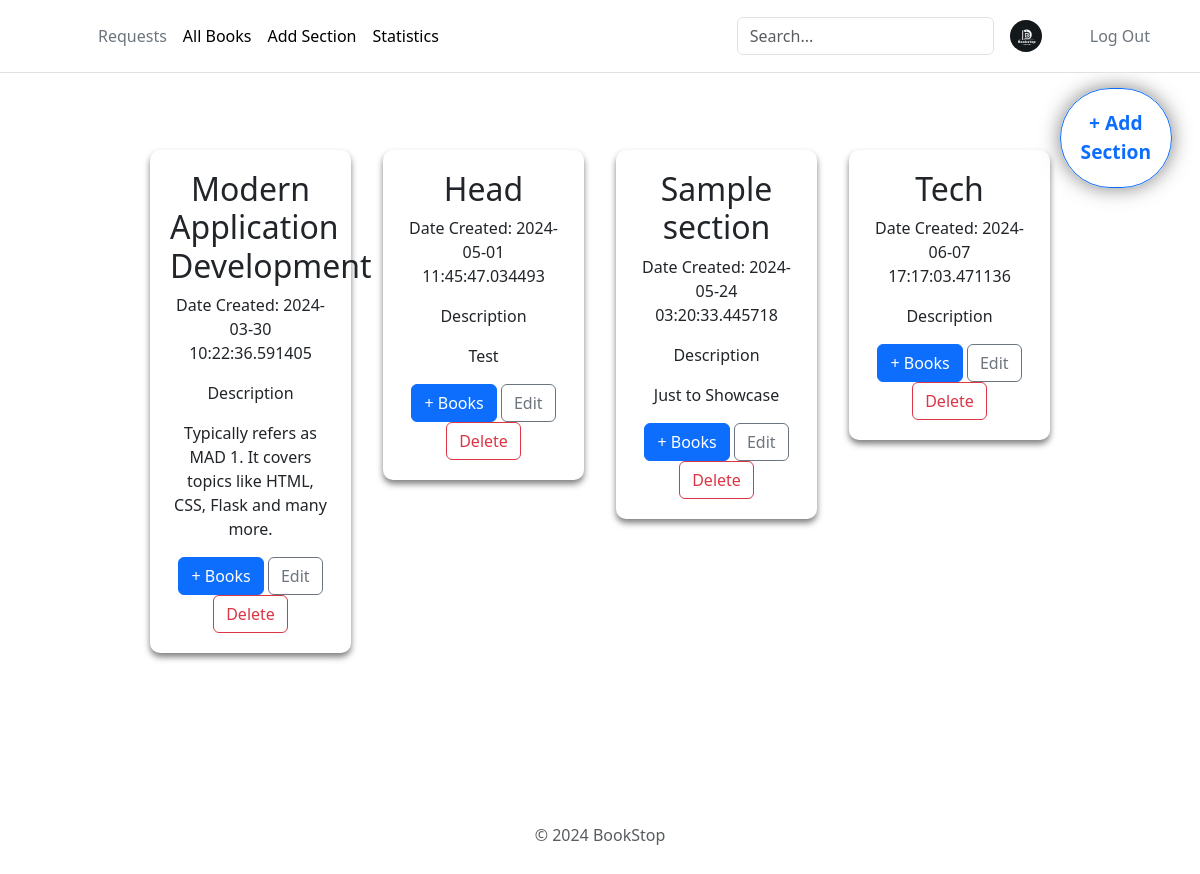
Before: /add-section (signed in) with the older database file.
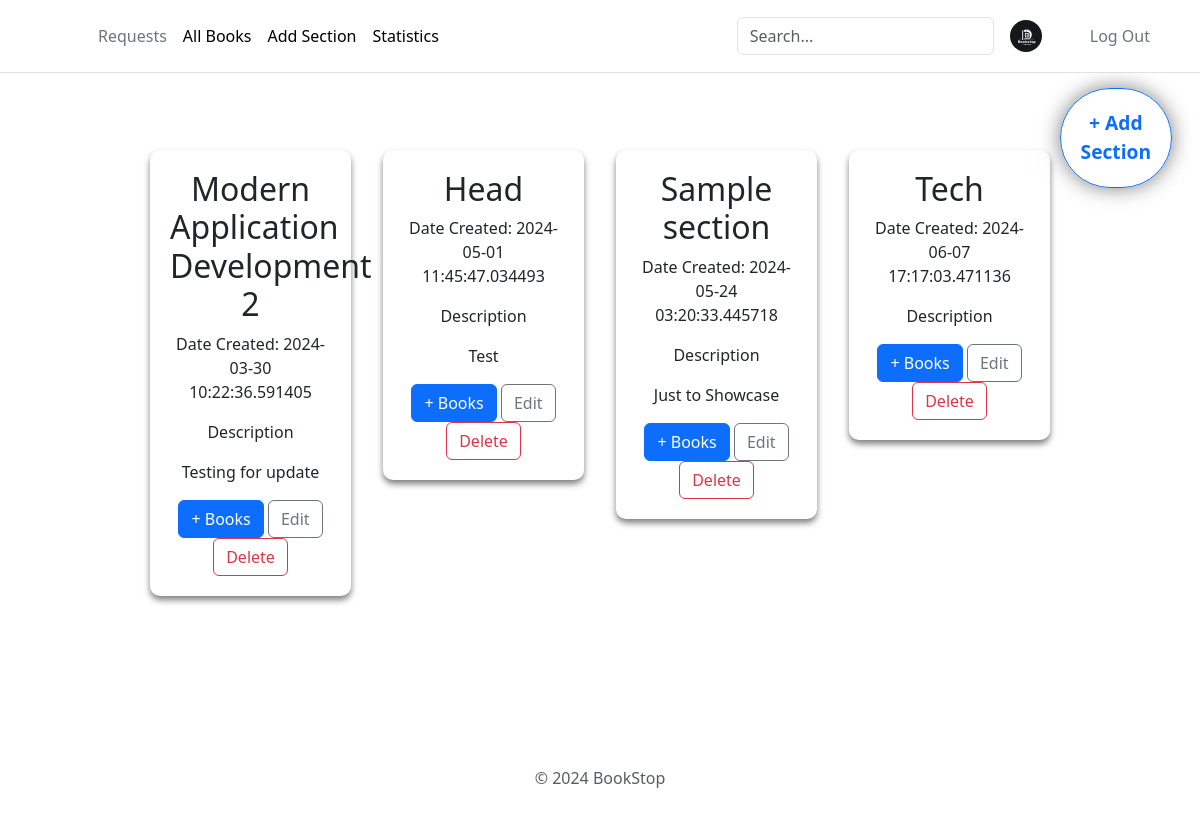
After: the same page with the newer database file.
### app.py (models this page shows)
class Section(db.Model):
    __tablename__ = 'section'
    SectionId = db.Column(db.Integer, autoincrement=True, primary_key=True)
    Title = db.Column(db.String(50), nullable=False)
    CreatedDate = db.Column(db.DateTime, nullable=False, default=datetime.datetime.utcnow)
    Description = db.Column(db.Text, nullable=False)
    ImageLink = db.Column(db.String(255))

### app.py (the view)
@app.route("/add-section", methods = ["GET","POST"])
def addSection():
    if 'admin_id' not in session:
        return redirect(url_for('librarianLogin'))
    if request.method == 'POST':
        data = request.form.to_dict()
        section = Section(Title=data['section'], Description=data['text'])
        db.session.add(section)
        db.session.commit()
        section = Section.query.all()
        return render_template("add-section.html", section = section)
    else:
        section = Section.query.all()
        return render_template("add-section.html", section = section)

### app/templates/add-section.html (shortened to what this page needs)
<!DOCTYPE html>
<html lang="en">
  <head>
    <link rel="stylesheet" href="/static/add-section.css" />
    {% include 'bootstrap.html' %}
  </head>
  <body>
    <div>
      {% include 'headerAdmin.html' %}
      <div>
        <button type="button" id="addSection" class="btn btn-outline-primary">
          + Add<br />Section
        </button>
        <div class="main-container">
          {% for sec in section %}
          <div class="section-container" id="{{ sec.SectionId }}">
            <h2>{{ sec.Title }}</h2>
            <p>Date Created: {{ sec.CreatedDate }}</p>
            <div>
              <p>Description</p>
              <p>{{ sec.Description }}</p>
            </div>
            <button
              type="button"
              id="addBook{{ sec.SectionId }}"
              class="btn btn-primary"
            >
              + Books
            </button>
            <button
              type="button"
              id="editSection{{sec.SectionId}}"
              class="btn btn-outline-secondary"
            >
              Edit
            </button>
            <form
              action="{{ url_for('deleteSection', sectionId=sec.SectionId) }}"
              method="post"
              style="display: inline"
            >
              <button type="submit" class="btn btn-outline-danger">
                Delete
              </button>
            </form>
          </div>
          %}{% endfor %}
        </div>
      </div>
      {% include 'footer.html' %}
    </div>
  </body>
</html>

Changed rows visible on the page:
changed Section: Title "Modern Application Development" → "Modern Application Development 2"; Description "Typically refers as MAD 1. It covers topics like HTML, CSS, Flask and many more." → "Testing for update"
